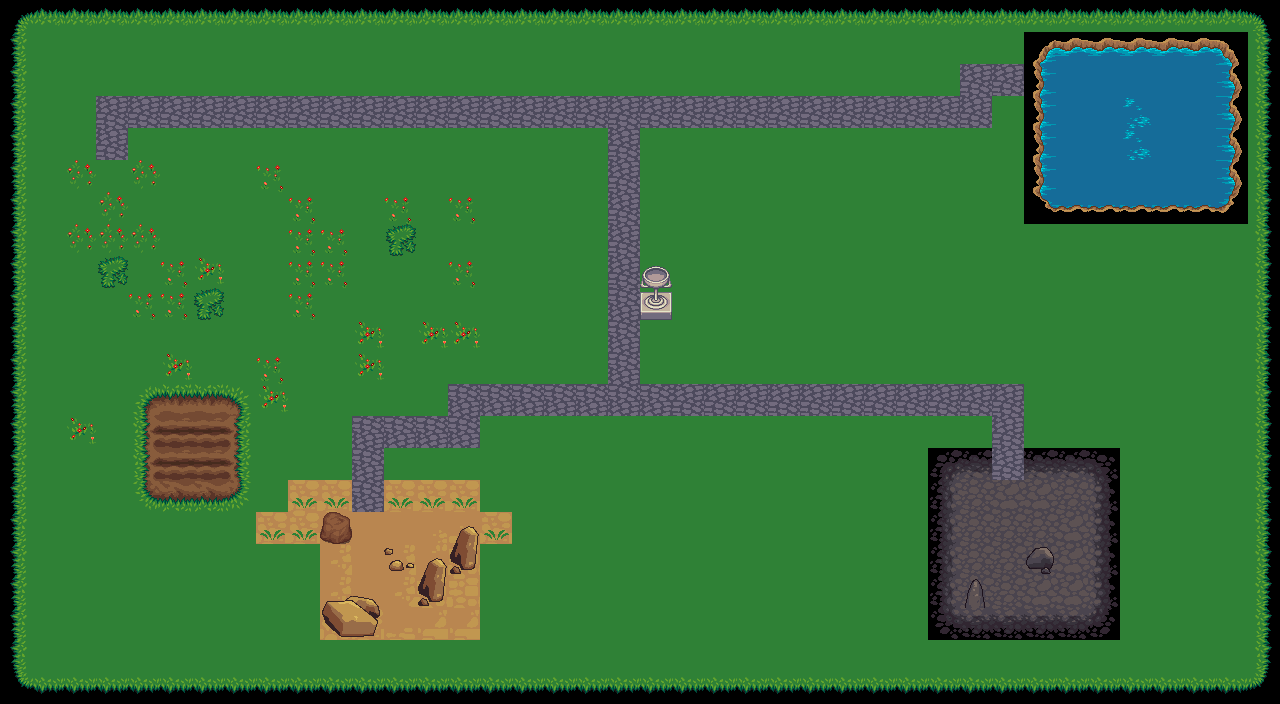

Below is a game level as drawn by its tile map, then a one-line description and the .tmx that defines it (tile-layer data replaced by summaries):
An orthogonal 40x22 tile map with 32x32 px tiles, 2 tile layers (Tile Layer 1, Tile Layer 2) and 10 objects.

<map version="1.0" orientation="orthogonal" renderorder="right-down" width="40" height="22" tilewidth="32" tileheight="32" nextobjectid="28">
 <tileset firstgid="1" name="main" tilewidth="32" tileheight="32" tilecount="1024" columns="32">
  <image source="LPC_Terrain/terrain.png" width="1024" height="1024" />
 </tileset>
 <layer name="Tile Layer 1" width="40" height="22">
  <data>[880 cells, 880 non-empty, 52 distinct tile ids]</data>
 </layer>
 <layer name="Tile Layer 2" width="40" height="22">
  <data>[880 cells, 35 non-empty, 15 distinct tile ids]</data>
 </layer>
 <objectgroup name="Object Layer 1">
  <object id="13" x="322" y="512" width="29.3333" height="31.3333" />
  <object id="14" x="319.333" y="588" width="64" height="50" />
  <object id="15" x="383.333" y="545.333" width="32" height="26.6667" />
  <object id="16" x="417.333" y="545.333" width="28.6667" height="60.6667" />
  <object id="17" x="449.333" y="525.333" width="29.3333" height="51.3333" />
  <object id="18" x="1024" y="542" width="31.3333" height="33.3333" />
  <object id="19" x="961.333" y="576.667" width="31.3333" height="32" />
  <object id="20" x="641.333" y="288.667" width="30" height="30" />
  <object id="25" x="1026" y="33.3333" width="221.333" height="191.333" />
  <object id="26" x="14.6667" y="14.6667">
   <polyline points="0,0 1250.67,-2.66667 1248,674.667 8,672 0,0" />
  </object>
 </objectgroup>
</map>
